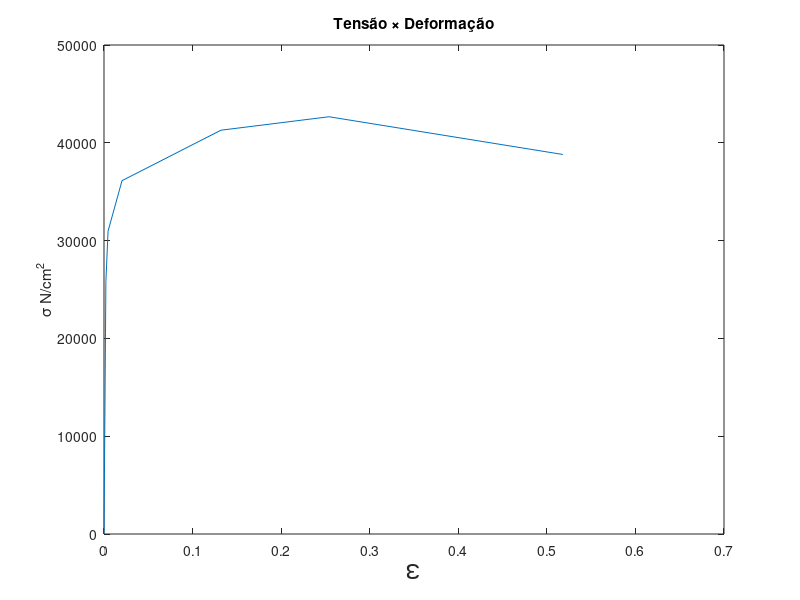

Source code (MATLAB):
close all, clear all,clc

carga=[0 13345 26680 33362 40034 46706 53379 55158 50170]
deltai=[0 0.00424 0.00846 0.01059 0.02286 0.1016 0.66 1.27 2.59]
A0=(pi*1.283^2)/4
I0=5,08

Tensao=ones(1,9)
Deformacao=ones(1,9)

for i=1:9
    Tensao(i)=carga(i)/A0
    Deformacao(i)=deltai(i)/I0
end

% width = 1; % Fraction of the figure width
% height = 1; % Fraction of the total figure height.
% set(gca, 'Position', [0, 0, width, height]);

figure(1)
plot(Deformacao,Tensao)
title('Tensão \times Deformação')
ylabel('\sigma N/{cm}^2'),xlabel('\epsilon','FontSize',20)